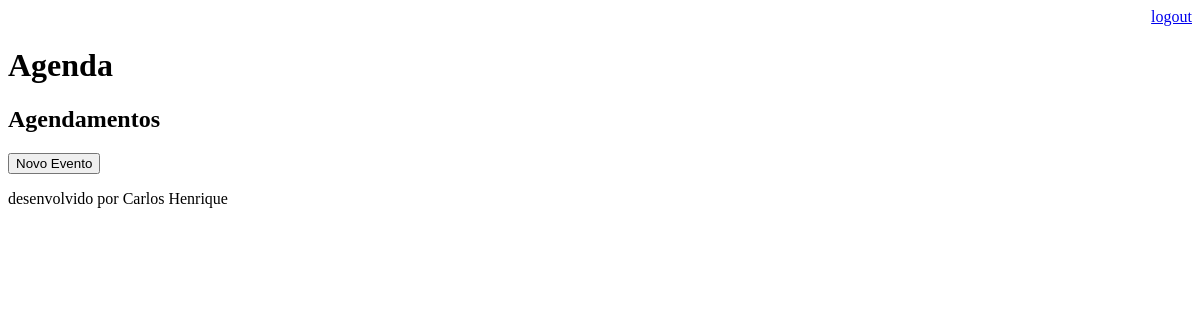
Page /agenda/ (signed in) on the earlier database version.
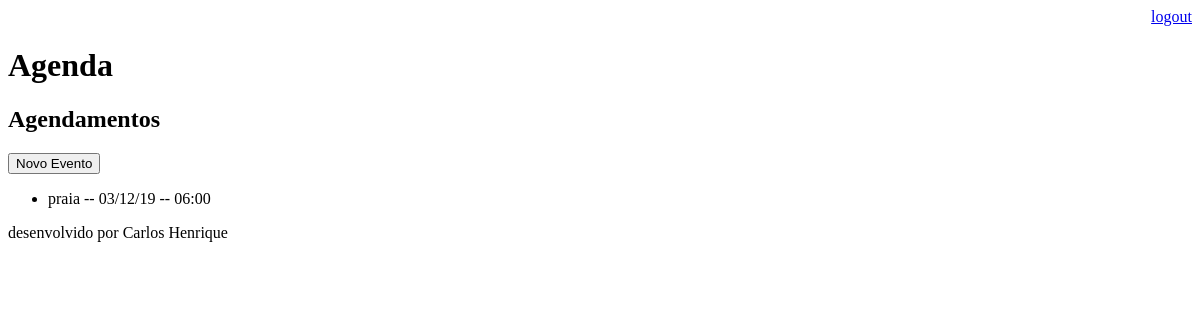
Same page on the later database version.
### core/models.py (models this page shows, shortened)
class Evento(models.Model):
    titulo = models.CharField(max_length=100)
    descricao = models.TextField(blank=True, null=True)
    data_evento = models.DateTimeField(verbose_name='data do evento')
    data_criacao = models.DateTimeField(auto_now=True)
    usuario = models.ForeignKey(User, on_delete=models.CASCADE)
    class Meta:
        db_table='evento'
    def get_data_evento(self):
        return self.data_evento.strftime('%d/%m/%y -- %H:%M')

### core/views.py (the view)
# urls.py: path('agenda/', views.lista_eventos),
@login_required(login_url='/login/')
def lista_eventos(request):
    usuario = request.user
    evento = Evento.objects.filter(usuario=usuario)
    response = {'eventos':evento}
    return render(request,'agenda.html', response)

### templates/agenda.html
{% extends "model-page.html"%}
{% block content %}
    <h2>Agendamentos</h2>
    <a href="evento/">
        <button type="button">Novo Evento</button>
    </a>
    <ul>
    {% for evento in eventos%}
        <li>{{ evento.titulo }} -- {{evento.get_data_evento}}</li>
    {% endfor %}
    </ul>
{% endblock%}

### templates/model-page.html
<!DOCTYPE html>
<html lang="en">
<head>
    {% include "model-header.html"%}
</head>
<body>
    {% block content %} {% endblock %}
    {% include "model-footer.html" %}
</body>
</html>

### templates/model-header.html (shortened to what this page needs)
    <div align="right">
        <a href="/logout">logout</a>
    </div>
    <h1>Agenda</h1>

### templates/model-footer.html
<p> desenvolvido por Carlos Henrique</p>

Differences in the rows shown:
added Evento: titulo "praia", get_data_evento "03/12/19 -- 06:00"
